Frame 1 (no input): blank canvas, image omitted
Frame 60 (no input): blank canvas, image omitted
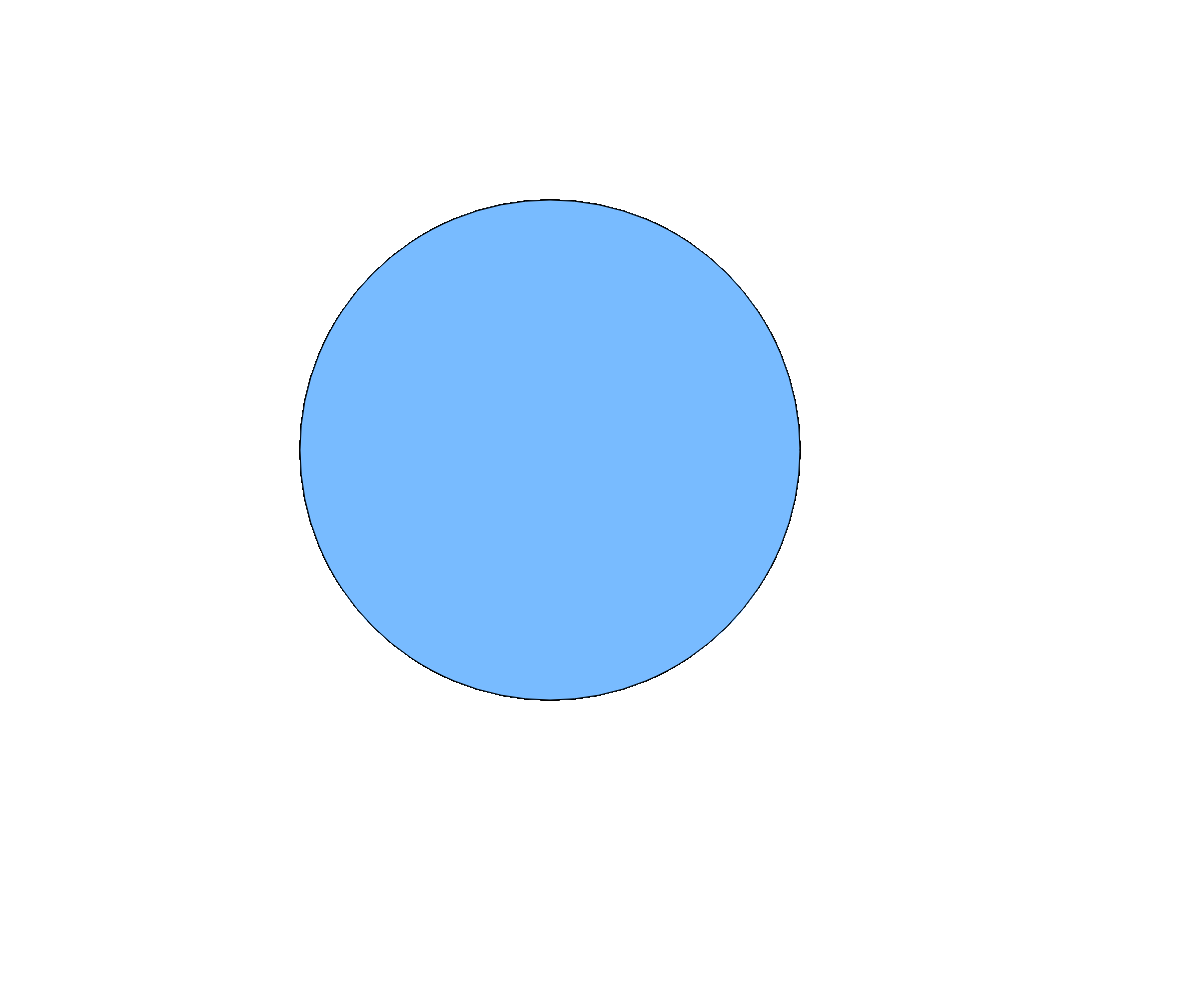
Frame 120 (the mouse pressed at the canvas centre since frame 60)

The p5.js sketch whose frames 1 and 60 were blank and that drew this single picture after the mouse press (run headless with seeded random() and noise() and a simulated clock; from frame 60 on, the mouse is pressed at the canvas centre):

// p5.js sketch
// ── sketch.js
var bgColor = 'white'

function setup() {
  createCanvas(windowWidth, windowHeight)
}

function draw() {
  //background(bgColor)
  fill(bgColor);
  ellipse(550,450,mouseY,mouseY)
  if (mouseX < 1 * windowWidth / 5) {
    bgColor = '#6638F0';
  } else if (mouseX < 2 * windowWidth / 5) {
    bgColor = '#B40C7A';
  } else if (mouseX < 3 * windowWidth / 5) {
    bgColor = '#78BBFF';
  } else if (mouseX < windowWidth / 5) {
    bgColor = '#78BBFF';
  } else {
    bgColor = '#E12874';
  }
}
